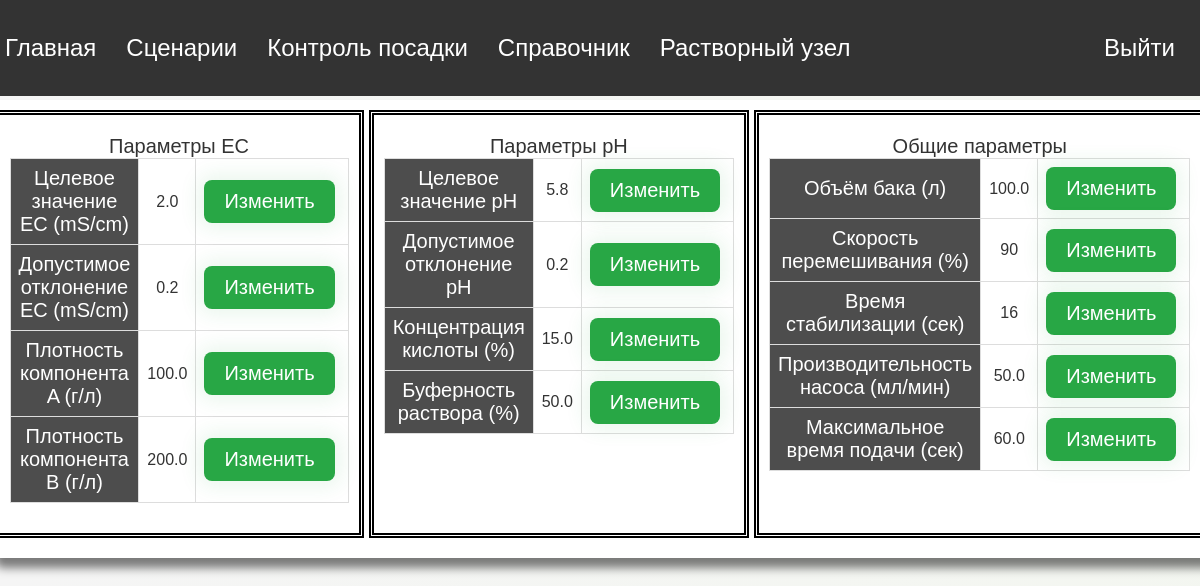
The page /mixing_parameters (signed in) on the database its author committed.
### models.py (models this page shows, shortened)
class MixingParameter(db.Model):
    __tablename__ = 'mixing_parameters'
    id = db.Column(db.Integer, primary_key=True)
    tank_volume = db.Column(db.Float)
    density_a = db.Column(db.Float)
    density_b = db.Column(db.Float)
    density_acid = db.Column(db.Float)
    bf = db.Column(db.Float)
    pump_flow_rate = db.Column(db.Float)
    target_ec = db.Column(db.Float)
    target_ph = db.Column(db.Float)
    stabilization_time = db.Column(db.Integer)
    mixing_speed = db.Column(db.Integer)
    ec_deviation = db.Column(db.Float)
    ph_deviation = db.Column(db.Float)
    description = db.Column(db.Text)
    ec_rate_threshold = db.Column(db.Float, default=0.5)
    ph_rate_threshold = db.Column(db.Float, default=0.05)
    maxtime = db.Column(db.Integer)
    start_mix = db.Column(db.Integer, default=0)  # Новое поле для управления смешиванием

### app/routes.py (the view)
@current_app.route('/mixing_parameters')
@login_required
def mixing_parameters():
    mixing_params = MixingParameter.query.first()
    return render_template('mixing_parameters.html', mixing_params=mixing_params, title='Растворный узел')

### models.py (called while the page is built)
@login.user_loader
def load_user(id):
    return User.query.get(int(id))

### app/templates/mixing_parameters.html (shortened to what this page needs)
{% extends "base.html" %}
{% block content %}
<div class="main-wrapper">
    <div class="container">
        <div class="row-container">
            <div class="parameter-container">
                <span class="parameter-name">Параметры EC</span>
                <table>
                    <tr>
                        <th>Целевое значение EC (mS/cm)</th>
                        <td id="target_ec">{{ mixing_params.target_ec }}</td>
                        <td>
                            <button class="btn btn-primary"
                                    onclick="openModal('target_ec')"
                                    {% if current_user.username != 'admin' %} disabled {% endif %}>
                                Изменить</button>
                        </td>
                    </tr>
                    <tr>
                        <th>Допустимое отклонение EC (mS/cm)</th>
                        <td id="ec_deviation">{{ mixing_params.ec_deviation }}</td>
                        <td>
                            <button class="btn btn-primary"
                                    onclick="openModal('ec_deviation')"
                                    {% if current_user.username != 'admin' %} disabled {% endif %}>
                                Изменить</button>
                        </td>
                    </tr>
                    <tr>
                        <th>Плотность компонента A (г/л)</th>
                        <td id="density_a">{{ mixing_params.density_a }}</td>
                        <td>
                            <button class="btn btn-primary"
                                    onclick="openModal('density_a')"
                                    {% if current_user.username != 'admin' %} disabled {% endif %}>
                                Изменить</button>
                        </td>
                    </tr>
                    <tr>
                        <th>Плотность компонента B (г/л)</th>
                        <td id="density_b">{{ mixing_params.density_b }}</td>
                        <td>
                            <button class="btn btn-primary"
                                    onclick="openModal('density_b')"
                                    {% if current_user.username != 'admin' %} disabled {% endif %}>
                                Изменить</button>
                        </td>
                    </tr>
                </table>
            </div>
            <div class="parameter-container">
                <span class="parameter-name">Параметры pH</span>
                <table>
                    <tr>
                        <th>Целевое значение pH</th>
                        <td id="target_ph">{{ mixing_params.target_ph }}</td>
                        <td>
                            <button class="btn btn-primary"
                                    onclick="openModal('target_ph')"
                                    {% if current_user.username != 'admin' %} disabled {% endif %}>
                                Изменить</button>
                        </td>
                    </tr>
                    <tr>
                        <th>Допустимое отклонение pH</th>
                        <td id="ph_deviation">{{ mixing_params.ph_deviation }}</td>
                        <td>
                            <button class="btn btn-primary"
                                    onclick="openModal('ph_deviation')"
                                    {% if current_user.username != 'admin' %} disabled {% endif %}>
                                Изменить</button>
                        </td>
                    </tr>
                    <tr>
                        <th>Концентрация кислоты (%)</th>
                        <td id="density_acid">{{ mixing_params.density_acid }}</td>
                        <td>
                            <button class="btn btn-primary"
                                    onclick="openModal('density_acid')"
                                    {% if current_user.username != 'admin' %} disabled {% endif %}>
                                Изменить</button>
                        </td>
                    </tr>
                    <tr>
                        <th>Буферность раствора (%)</th>
                        <td id="bf">{{ mixing_params.bf }}</td>
                        <td>
                            <button class="btn btn-primary"
                                    onclick="openModal('bf')"
                                    {% if current_user.username != 'admin' %} disabled {% endif %}>
                                Изменить</button>
                        </td>
                    </tr>
                </table>
            </div>
            <div class="parameter-container">
                <span class="parameter-name">Общие параметры</span>
                <table>
                    <tr>
                        <th>Объём бака (л)</th>
                        <td id="tank_volume">{{ mixing_params.tank_volume }}</td>
                        <td>
                            <button class="btn btn-primary"
                                    onclick="openModal('tank_volume')"
                                    {% if current_user.username != 'admin' %} disabled {% endif %}>
                                Изменить</button>
                        </td>
                    </tr>
                    <tr>
                        <th>Скорость перемешивания (%)</th>
                        <td id="mixing_speed">{{ mixing_params.mixing_speed }}</td>
                        <td>
                            <button class="btn btn-primary"
                                    onclick="openModal('mixing_speed')"
                                    {% if current_user.username != 'admin' %} disabled {% endif %}>
                                Изменить</button>
                        </td>
                    </tr>
                    <tr>
                        <th>Время стабилизации (сек)</th>
                        <td id="stabilization_time">{{ mixing_params.stabilization_time }}</td>
                        <td>
                            <button class="btn btn-primary"
                                    onclick="openModal('stabilization_time')"
                                    {% if current_user.username != 'admin' %} disabled {% endif %}>
                                Изменить</button>
                        </td>
                    </tr>
                    <tr>
                        <th>Производительность насоса (мл/мин)</th>
                        <td id="pump_flow_rate">{{ mixing_params.pump_flow_rate }}</td>
                        <td>
                            <button class="btn btn-primary"
                                    onclick="openModal('pump_flow_rate')"
                                    {% if current_user.username != 'admin' %} disabled {% endif %}>
                                Изменить</button>
                        </td>
                    </tr>
                    <tr>
                        <th>Максимальное время подачи (сек)</th>
                        <td id="maxtime">{{ mixing_params.maxtime }}</td>
                        <td>
                            <button class="btn btn-primary"
                                    onclick="openModal('maxtime')"
                                    {% if current_user.username != 'admin' %} disabled {% endif %}>
                                Изменить</button>
                        </td>
                    </tr>
                </table>
            </div>
        </div>
    </div>
</div>
{% endblock %}

### app/static/styles/dashboard.css (style rules this page uses)
:root { --primary-color: #28a745; --primary-color-hover: #4CAF50; --secondary-color: grey; --bg-gradient: linear-gradient(270deg, #f5f5f5, #e0f7fa, #f1f8e9, #f5f5f5); }
body { font-family: Arial, sans-serif; margin: 0; padding: 0; color: #333; background: var(--bg-gradient); background-size: 800% 800%; animation: gradientAnimation 15s ease infinite; }
.main-wrapper { display: flex; justify-content: center; padding-top: 20px; margin-top: 80px; }
.container { max-width: 1600px; margin: 0 auto; padding: 10px; background-color: #fff; box-shadow: 10px 10px 10px rgba(1, 1, 1, 0.5); border-radius: 8px; }
.row-container { display: flex; flex-direction: row; gap: 5px; justify-content: space-between; }
.parameter-container { border: 5px double #000; padding: 10px; margin-bottom: 10px; display: flex; flex-direction: column; align-items: center; }
.parameter-name { font-size: 20px; color: #333; margin-top: 10px; }
table { width: auto; min-width: 100%; border-collapse: collapse; margin-bottom: 20px; }
th, td { border: 1px solid #ddd; padding: 8px; text-align: center; }
th { background-color: #4d4d4d; color: white; font-weight: normal; font-size: 20px; }
.btn { background-color: var(--primary-color); color: white; padding: 10px 20px; border: none; border-radius: 8px; font-size: 20px; cursor: pointer; text-align: center; display: inline-block; transition: background-color 0.5s, box-shadow 0.5s; box-shadow: 0 0 20px 5px rgba(40, 167, 69, 0.1); margin-right: 5px; }

### rows shown on the page
MixingParameter: target_ec "2.0", ec_deviation "0.2", density_a "100.0", density_b "200.0", target_ph "5.8", ph_deviation "0.2", density_acid "15.0", bf "50.0", tank_volume "100.0", mixing_speed "90", stabilization_time "16", pump_flow_rate "50.0", maxtime "60.0"
